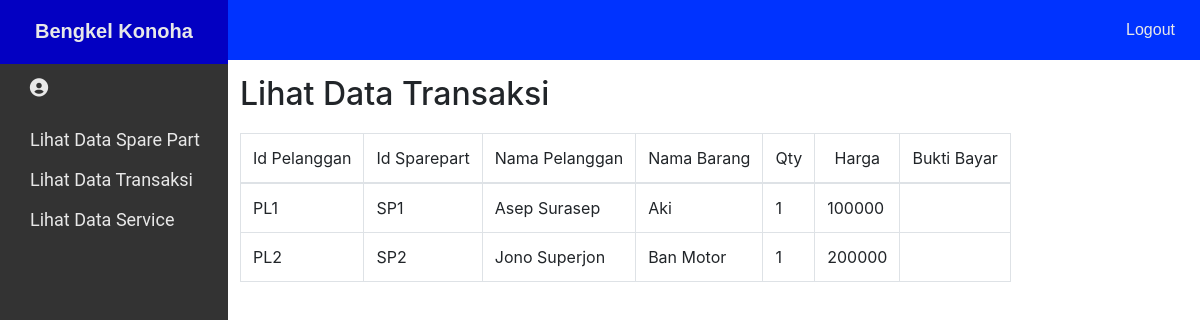
The app's page /OwnerLihat.php with its own data.
### tables this page shows
CREATE TABLE `transaksi` (
  `id_transaksi` char(10) NOT NULL,
  `id_pelanggan` char(255) NOT NULL,
  `id_sparepart` char(255) NOT NULL,
  `nama_pelanggan` varchar(255) NOT NULL,
  `nama_barang` varchar(255) NOT NULL,
  `qty` int(11) NOT NULL,
  `harga` int(11) NOT NULL,
  `bukti_bayar` text NOT NULL
);

### OwnerLihat.php (the view, shortened to what this page needs)
<?php
require 'connect.php';
$transaksi = mysqli_query($conn, "SELECT * FROM transaksi;");
?>
<!DOCTYPE html>
<html lang="en">
<head>
    <link rel="stylesheet" href="styleUser.css">
    <link href='https://unpkg.com/boxicons@2.1.2/css/boxicons.min.css' rel='stylesheet'>
    <link rel="stylesheet" href="https://stackpath.bootstrapcdn.com/bootstrap/4.3.1/css/bootstrap.min.css">
</head>
<body>
    <div class="header">
        <div class="brand">Bengkel Konoha</div>
        <a href="logout.php" class="logout">Logout</a>
    </div>
    <div class="header-blw">
        <div class="pelanggan">
            <i class='bx bxs-user-circle'></i>
        </div>
        <ul>
            <li><a href="OwnerPart.php">Lihat Data Spare Part</a></li>
            <li><a href="OwnerLihat.php">Lihat Data Transaksi</a></li>
            <li><a href="OwnerService.php">Lihat Data Service</a></li>
        </ul>
    </div>
    <div class="riwayat">
        <h2>Lihat Data Transaksi</h2>
        <table class="table table-bordered">
            <thead>
                <tr class="text-center">
                    <td>Id Pelanggan</td>
                    <td>Id Sparepart</td>
                    <td>Nama Pelanggan</td>
                    <td>Nama Barang</td>
                    <td>Qty</td>
                    <td>Harga</td>
                    <td>Bukti Bayar</td>
                </tr>
            </thead>
            <tbody>
                <?php
                    while($Transaksi = mysqli_fetch_array($transaksi)){
                        echo "
                            <tr>
                                <td>".$Transaksi['id_pelanggan']."</td>
                                <td>".$Transaksi['id_sparepart']."</td>
                                <td>".$Transaksi['nama_pelanggan']."</td>
                                <td>".$Transaksi['nama_barang']."</td>
                                <td>".$Transaksi['qty']."</td>
                                <td>".$Transaksi['harga']."</td>
                                <td>".$Transaksi['bukti_bayar']."</td>
                            </tr>
                        ";
                    }
                ?>
            </tbody>
        </table>
    </div>
</body>
</html>

### styleUser.css (style rules this page uses)
.header { width: 100%; height: 60px; background-color: #0033ff; position: fixed; font-family: sans-serif; top: 0; left: 0; display: flex; align-items: center; justify-content: space-between; z-index: 1000; user-select: none; }
.brand { padding: 19px 35px 18px 35px; background-color: rgb(3, 0, 194); font-size: 20px; color: #e8e8e8; font-weight: bold; }
* { margin: 0; padding: 0; list-style: none; text-decoration: none; }
.header-blw { font-family: 'Roboto', sans-serif; position: fixed; margin-top: 60px; left: 0; width: 228px; height: 100%; background: rgb(51, 51, 51); }
.pelanggan { font-size: 22px; color: #e8e8e8; align-items: center; margin-left: 28px; line-height: 60px; }
.pelanggan i { height: 25px; width: 25px; align-items: center; }
.header-blw ul a { display: block; height: 100%; width: 100%; line-height: 40px; font-size: 18px; color: #e8e8e8; padding-left: 30px; }
.riwayat { position: relative; padding-top: 75px; margin-left: 240px; width: 100; height: 100%; }
.riwayat table { border-collapse: collapse; width: auto; margin-top: 20px; }
th, td { padding: 10px; }
.logout { padding: 21px 25px 21px 25px; text-align: center; font-weight: 500; color: #e8e8e8; }

### records on screen
transaksi: id_pelanggan "PL1", id_sparepart "SP1", nama_pelanggan "Asep Surasep", nama_barang "Aki", qty "1", harga "100000"
transaksi: id_pelanggan "PL2", id_sparepart "SP2", nama_pelanggan "Jono Superjon", nama_barang "Ban Motor", qty "1", harga "200000"
